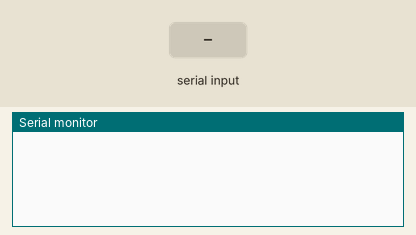
A sketch run on a simulated Arduino Uno, built with avr-gcc and run on an emulated ATmega328P. On the bench: the last lines printed to the serial monitor. The test bench sets the inputs (shaded band).

Above: at 1.2 s.
1.3 s: "r" received over Serial
At 1.9 s:
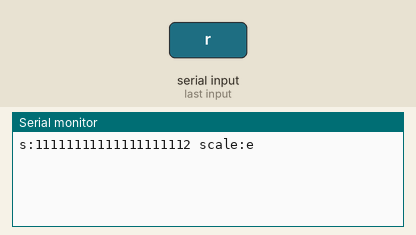
2.8 s: "r" received over Serial
At 4.3 s:
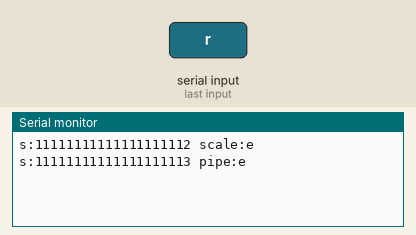

Measured:
- after the input at 1.3 s, the serial monitor: prints a new line at once (image 1)
- after the input at 2.8 s, the serial monitor: prints a new line at once (image 2)

The sketch:

serial_qrcode.ino
```cpp
unsigned int number[]={1,1,1,1,1,1,1,1,1,1,1,1,1,1,1,1,1,1,1,1};
bool isScale = true;

void setup() {
  Serial.begin(57600);
}

void loop() {
  if (Serial.available() > 0){
    char command = Serial.read();
    if (command == 'r') {
      incrementNumber();
      String label = isScale ? " scale" : " pipe";
      isScale = !isScale;
      Serial.print("s:");
      Serial.print(printNumber());
      Serial.print(label);
      Serial.println(":e");
    }
  }

  delay(100);
}
void incrementNumber() {
  int i = 0;
  while (i < 20) {
    number[i]++;
    if (number[i] > 9) {
      number[i] = 0;
      i++;
    } else {
      break;
    }
  }
}
String printNumber() {
  String printedNumber = "";
  for (int i = sizeof(number) / sizeof(number[0]) - 1; i >= 0; i--) {
    //Serial.print(number[i]);
    printedNumber += String(number[i]);
  }
  return printedNumber;
}
```
